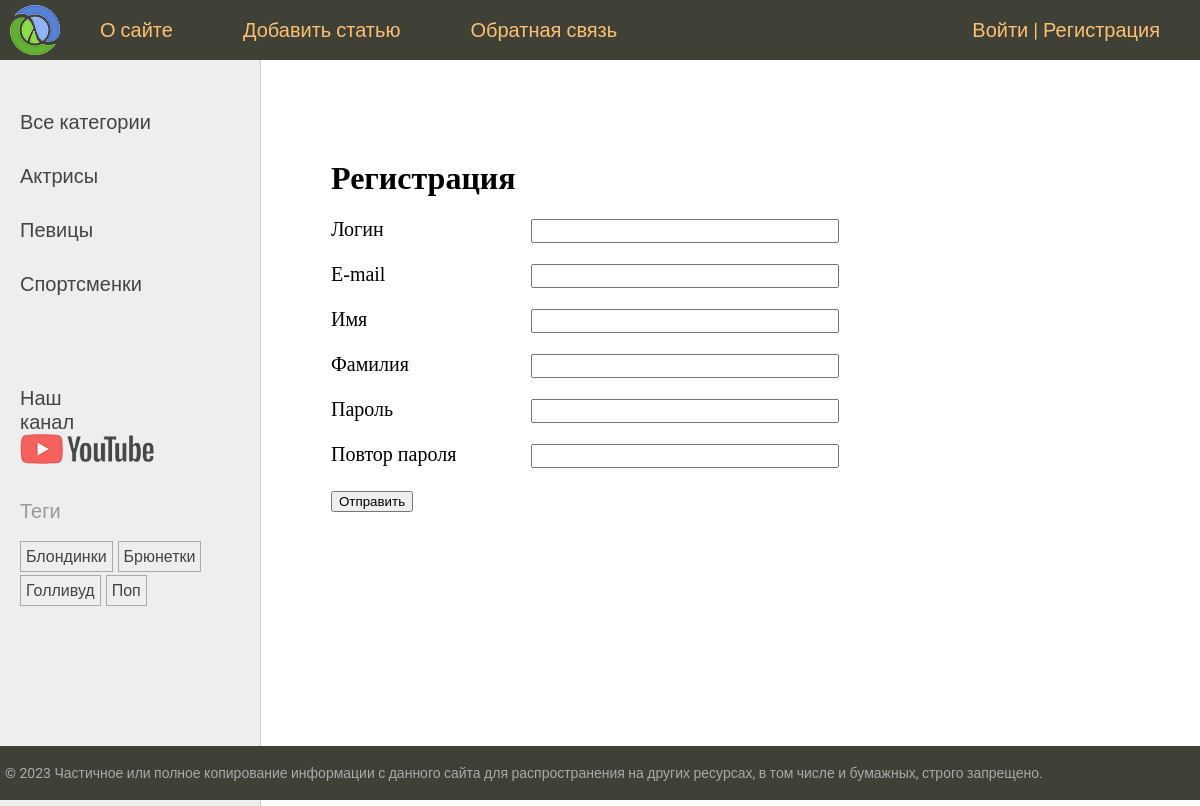
The page /users/register/ on the database its author committed.
### women/models.py (models this page shows, shortened)
class Category(models.Model):
    name = models.CharField(
        max_length=100,
        db_index=True,
        verbose_name='Категория'
    )
    slug = models.SlugField(
        max_length=255,
        unique=True,
        db_index=True,
        verbose_name='Slug'
    )
    class Meta:
        verbose_name = 'Категория'
        verbose_name_plural = 'Категории'
    def get_absolute_url(self):
        return reverse("category", kwargs={"cat_slug": self.slug})

class TagPost(models.Model):
    tag = models.CharField(
        max_length=100,
        db_index=True
    )
    slug = models.SlugField(
        max_length=255,
        unique=True,
        db_index=True
    )
    def get_absolute_url(self):
        return reverse('tag', kwargs={'tag_slug': self.slug})
    class Meta:
        verbose_name = "Тег"
        verbose_name_plural = "Теги"

### users/views.py (the view)
class RegisterUser(CreateView):
    form_class = RegisterUserForm
    template_name = "users/register.html"
    extra_context = {
        "tutle": "Регистрация"
    }
    success_url = reverse_lazy("users:login")

### users/forms.py (shortened to what this page needs)
class RegisterUserForm(UserCreationForm):
    username = forms.CharField(
        label="Логин",
        widget=forms.TextInput(
            attrs={"class": "form-input"}
        )
    )
    password1 = forms.CharField(
        label="Пароль",
        widget=forms.TextInput(
            attrs={"class": "form-input"}
        )
    )
    password2 = forms.CharField(
        label="Повтор пароля",
        widget=forms.TextInput(
            attrs={"class": "form-input"}
        )
    )
    class Meta:
        model = get_user_model()
        fields = ["username", "email", "first_name", "last_name", "password1", "password2"]
        labels = {
            "email": "E-mail",
            "first_name": "Имя",
            "last_name": "Фамилия"
        }
        widgets = {
            "email": forms.EmailInput(
                attrs={"class": "form-input"}
            ),
            "first_name": forms.TextInput(
                attrs={"class": "form-input"}
            ),
            "last_name": forms.TextInput(
                attrs={"class": "form-input"}
            ),
        }

### users/context_processors.py (called while the page is built)
def get_women_context(request):
    return {"main_menu": menu}

### women/templatetags/women_tags.py (called while the page is built)
@register.inclusion_tag('women/list_categories.html')
def show_categories(cat_selected=0):
    cats = Category.objects.annotate(total=Count('posts')).filter(total__gt=0)
    return {'cats': cats, "cat_selected": cat_selected}

@register.inclusion_tag('women/list_tags.html')
def show_all_tags(cat_selected=0):
    tags = TagPost.objects.annotate(total=Count('tags')).filter(total__gt=0)
    return {'tags': tags}

### users/templates/users/register.html (shortened to what this page needs)
{% extends "base.html" %} {% block content %}
<h1>Регистрация</h1>
<form method="post">
  {% for f in form %}
  <p>
    <label class="form-label" for="{{ f.id_for_label }}"> {{ f.label }} </label
    >{{ f }}
  </p>
  {% endfor %}
  <input type="submit" value="Отправить" />
</form>
{% endblock content %}

### women/templates/women/list_categories.html
{% for cat in cats   %}
{% if cat.id == cat_selected %}
<li class="selected">{{ cat.name }}</li>
{% else %}
<li><a href="{{ cat.get_absolute_url }}">{{  cat.name }}</li>
{% endif %}
{% endfor %}

### women/templates/women/list_tags.html (shortened to what this page needs)
{% if tags %}
    <p>Теги</p>
    <ul class="tags-list">
        {% for t in tags %}
        <li><a href="{{ t.get_absolute_url }}">{{ t.tag }}</a></li>
        {% endfor %}
    </ul>
{% endif %}

### women/static/women/css/styles.css (style rules this page uses)
html, body { font-family: "Roboto", sans-serif; margin: 0; padding: 0; height: 100%; width: 100%; color: #444; }
a { color: #0059b2; text-decoration: none; }
.left-chapters ul { width: 230px; margin: 0; padding: 20px 10px 10px 20px; list-style: none; font-size: 20px; }
.left-chapters ul li { margin: 30px 0 0 0; color: #999; }
.left-chapters ul li a { color: #444; text-decoration: none; }
.left-chapters ul li.share a { display: inline-block; width: 40px; height: 40px; margin: 0 20px 0 0; }
ul.tags-list { width: 100%; margin: 0; padding: 0; list-style: none; }
ul.tags-list li { margin: 0; padding: 0 0 10px; display: inline-block; }
ul.tags-list li a { padding: 5px; font-size: 16px; border: 1px solid #aaa; }
.content-text h1 { font-size: 32px; }
.form-input { width: 300px; font-size: 16px; margin-left: 50px; }
.form-label { display: inline-block; min-width: 150px; vertical-align: top; }

### rows shown on the page
Category: name "Актрисы"
Category: name "Певицы"
Category: name "Спортсменки"
TagPost: tag "Блондинки"
TagPost: tag "Брюнетки"
TagPost: tag "Голливуд"
TagPost: tag "Поп"

### other values the page prints
{{ m.title }} "О сайте" "Добавить статью" "Обратная связь"
{{ f.label }} "Логин" "E-mail" "Имя" "Фамилия" "Пароль" "Повтор пароля"
